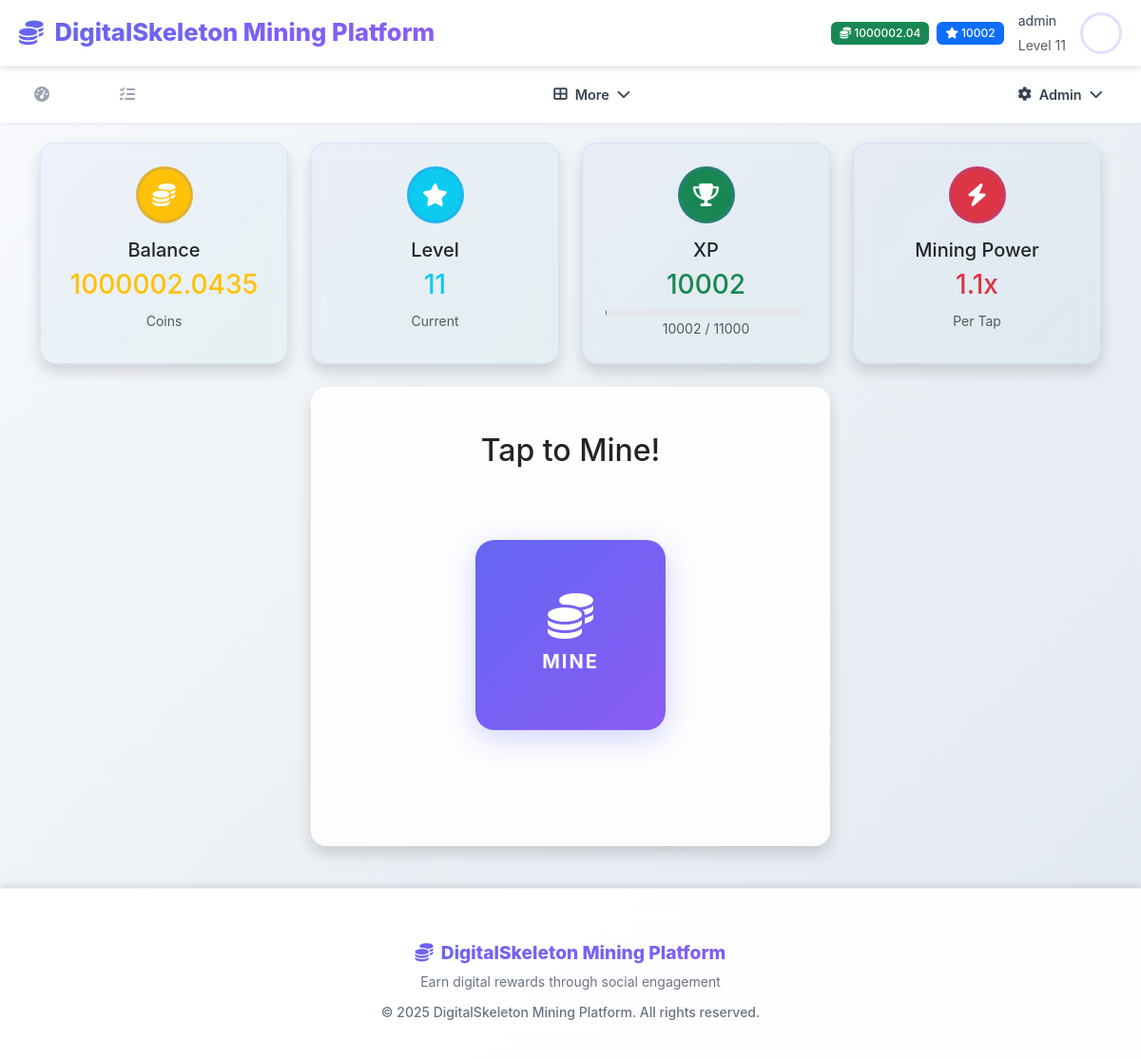
Screenshot of /mining/ (signed in) with the database file from the repository.
### models/settings.py (models this page shows, shortened)
class AppSettings(db.Model):
    id = db.Column(db.Integer, primary_key=True)
    app_name = db.Column(db.String(100), default='DigitalSkeletonCoin (DSC) Mining Platform')
    app_description = db.Column(db.Text, default='A gamified cryptocurrency mining platform')
    app_logo = db.Column(db.String(200))  # URL or path to logo
    primary_color = db.Column(db.String(7), default='#0d6efd')  # Bootstrap primary
    secondary_color = db.Column(db.String(7), default='#6c757d')  # Bootstrap secondary
    success_color = db.Column(db.String(7), default='#198754')  # Bootstrap success
    warning_color = db.Column(db.String(7), default='#ffc107')  # Bootstrap warning
    danger_color = db.Column(db.String(7), default='#dc3545')  # Bootstrap danger
    smtp_server = db.Column(db.String(100))
    smtp_port = db.Column(db.Integer, default=587)
    smtp_username = db.Column(db.String(100))
    smtp_password = db.Column(db.String(200))
    smtp_use_tls = db.Column(db.Boolean, default=True)
    smtp_from_email = db.Column(db.String(100))
    smtp_from_name = db.Column(db.String(100))
    contact_email = db.Column(db.String(100))
    support_email = db.Column(db.String(100))
    twitter_url = db.Column(db.String(200))
    telegram_url = db.Column(db.String(200))
    discord_url = db.Column(db.String(200))
    maintenance_mode = db.Column(db.Boolean, default=False)
    maintenance_message = db.Column(db.Text)
    max_upload_size = db.Column(db.Integer, default=5)  # MB
    session_timeout = db.Column(db.Integer, default=30)  # days
    updated_by = db.Column(db.Integer, db.ForeignKey('user.id'))
    updated_at = db.Column(db.DateTime, default=datetime.utcnow, onupdate=datetime.utcnow)
    @classmethod
    def get_settings(cls):
        settings = cls.query.first()
        if not settings:
            settings = cls()
            db.session.add(settings)
            db.session.commit()
        return settings

### models/user.py (models this page shows, shortened)
class User(UserMixin, db.Model):
    id = db.Column(db.Integer, primary_key=True)
    username = db.Column(db.String(64), unique=True, nullable=False)
    email = db.Column(db.String(120), unique=True, nullable=False)
    password_hash = db.Column(db.String(256))
    first_name = db.Column(db.String(64))
    last_name = db.Column(db.String(64))
    balance = db.Column(db.Float, default=0.0)
    xp = db.Column(db.Integer, default=0)
    level = db.Column(db.Integer, default=1)
    mining_power = db.Column(db.Float, default=1.0)
    is_active = db.Column(db.Boolean, default=True)
    is_admin = db.Column(db.Boolean, default=False)
    email_verified = db.Column(db.Boolean, default=True)  # Auto-verified, no verification needed
    created_at = db.Column(db.DateTime, default=datetime.utcnow)
    last_login = db.Column(db.DateTime)
    last_mining = db.Column(db.DateTime)
    daily_mission_date = db.Column(db.Date)
    daily_missions_completed = db.Column(db.Integer, default=0)
    referral_code = db.Column(db.String(16), unique=True)
    referred_by = db.Column(db.Integer, db.ForeignKey('user.id'))
    wallet_address = db.Column(db.String(200))
    wallet_type = db.Column(db.String(50))  # 'paypal', 'bank', 'crypto'
    profile_image = db.Column(db.String(255))  # path to profile image
    mining_sessions = db.relationship('MiningSession', backref='user', lazy='dynamic')
    task_completions = db.relationship('TaskCompletion', foreign_keys='TaskCompletion.user_id', backref='user', lazy='dynamic')
    task_reviews = db.relationship('TaskCompletion', foreign_keys='TaskCompletion.reviewed_by', backref='task_reviewer', lazy='dynamic')
    withdrawals = db.relationship('Withdrawal', foreign_keys='Withdrawal.user_id', backref='user', lazy='dynamic')
    withdrawal_reviews = db.relationship('Withdrawal', foreign_keys='Withdrawal.reviewed_by', backref='withdrawal_reviewer', lazy='dynamic')
    airdrop_participations = db.relationship('AirdropParticipation', backref='user', lazy='dynamic')
    def get_profile_image_url(self):
        if self.profile_image:
            if self.profile_image.startswith('default-avatar-'):
                return f"/static/images/{self.profile_image}"
            else:
                return f"/static/uploads/profiles/{self.profile_image}"
        return "/static/images/default-avatar.svg"
    @property
    def profile_image_url(self):
        return self.get_profile_image_url()
    @property
    def xp_for_next_level(self):
        return self.level * 1000
    @property
    def xp_progress(self):
        current_level_xp = (self.level - 1) * 1000
        next_level_xp = self.level * 1000
        progress_xp = self.xp - current_level_xp
        total_xp_needed = next_level_xp - current_level_xp
        return (progress_xp / total_xp_needed) * 100 if total_xp_needed > 0 else 0

### core/mining.py (the view, shortened to what this page needs)
@mining_bp.route('/')
@login_required
def mining_page():
    active_events = MiningEvent.query.filter(
        MiningEvent.is_active == True,
        MiningEvent.start_time <= datetime.utcnow(),
        MiningEvent.end_time >= datetime.utcnow()
    ).all()
    today = datetime.utcnow().date()
    daily_missions = DailyMission.query.filter_by(is_active=True).all()
    mission_progress = {}
    return render_template('mining.html',
                         events=active_events,
                         missions=daily_missions,
                         mission_progress=mission_progress)

### app.py (called while the page is built)
@login_manager.user_loader
def load_user(user_id):
    from models.user import User
    return User.query.get(int(user_id))

@app.before_request
def check_maintenance_mode():
    from flask import current_app
    from models.settings import AppSettings
    if request.endpoint and request.endpoint.startswith('static'):
        return
    if request.endpoint in ['auth.login', 'auth.logout']:
        return
    if request.endpoint and request.endpoint.startswith('admin.') and current_user.is_authenticated and current_user.is_admin:
        return
    try:
        settings = AppSettings.get_settings()
        if settings.maintenance_mode:
            if current_user.is_authenticated and current_user.is_admin:
                return
            return render_template('maintenance.html', message=settings.maintenance_message or "Platform under maintenance."), 503
    except Exception as e:
        current_app.logger.error(f"Error checking maintenance mode: {str(e)}")
        return

@app.context_processor
def inject_app_settings():
    from models.settings import AppSettings
    return dict(app_settings=AppSettings.get_settings())

### templates/mining.html (shortened to what this page needs)
{% extends "base.html" %}
{% block extra_head %}
<link rel="stylesheet" href="{{ url_for('static', filename='css/mining.css') }}">
{% endblock %}
{% block content %}
<div class="container">
    <div class="row g-4 mb-4">
        <div class="col-lg-3 col-md-6">
            <div class="card border-0 shadow card-gradient h-100">
                <div class="card-body text-center p-4">
                    <div class="bg-warning rounded-circle d-flex align-items-center justify-content-center mx-auto mb-3" style="width: 60px; height: 60px;">
                        <i class="fas fa-coins text-white" style="font-size: 1.5rem;"></i>
                    </div>
                    <h5 class="card-title">Balance</h5>
                    <h3 class="text-warning" id="user-balance">{{ "%.4f"|format(current_user.balance) }}</h3>
                    <small class="text-muted">Coins</small>
                </div>
            </div>
        </div>
        <div class="col-lg-3 col-md-6">
            <div class="card border-0 shadow card-gradient h-100">
                <div class="card-body text-center p-4">
                    <div class="bg-info rounded-circle d-flex align-items-center justify-content-center mx-auto mb-3" style="width: 60px; height: 60px;">
                        <i class="fas fa-star text-white" style="font-size: 1.5rem;"></i>
                    </div>
                    <h5 class="card-title">Level</h5>
                    <h3 class="text-info" id="user-level">{{ current_user.level }}</h3>
                    <small class="text-muted">Current</small>
                </div>
            </div>
        </div>
        <div class="col-lg-3 col-md-6">
            <div class="card border-0 shadow card-gradient h-100">
                <div class="card-body text-center p-4">
                    <div class="bg-success rounded-circle d-flex align-items-center justify-content-center mx-auto mb-3" style="width: 60px; height: 60px;">
                        <i class="fas fa-trophy text-white" style="font-size: 1.5rem;"></i>
                    </div>
                    <h5 class="card-title">XP</h5>
                    <h3 class="text-success" id="user-xp">{{ current_user.xp }}</h3>
                    <div class="progress mt-2" style="height: 8px;">
                    </div>
                    <small class="text-muted">
                        <span id="current-xp">{{ current_user.xp }}</span> /
                        <span id="next-level-xp">{{ current_user.xp_for_next_level }}</span>
                    </small>
                </div>
            </div>
        </div>
        <div class="col-lg-3 col-md-6">
            <div class="card border-0 shadow card-gradient h-100">
                <div class="card-body text-center p-4">
                    <div class="bg-danger rounded-circle d-flex align-items-center justify-content-center mx-auto mb-3" style="width: 60px; height: 60px;">
                        <i class="fas fa-bolt text-white" style="font-size: 1.5rem;"></i>
                    </div>
                    <h5 class="card-title">Mining Power</h5>
                    <h3 class="text-danger">{{ "%.1f"|format(current_user.mining_power) }}x</h3>
                    <small class="text-muted">Per Tap</small>
                </div>
            </div>
        </div>
    </div>
    <div class="row justify-content-center mb-4">
        <div class="col-lg-6 text-center">
            <div class="card border-0 shadow mining-card">
                <div class="card-body p-5">
                    <h2 class="mb-4">Tap to Mine!</h2>
                    <div class="mining-container mb-4">
                        <button id="mine-btn" class="btn-mine mining-button" onclick="startMining()">
                            <i class="fas fa-coins"></i>
                            <span class="mine-text">MINE</span>
                        </button>
                        <div id="floating-coins"></div>
                    </div>
                </div>
            </div>
        </div>
    </div>
</div>
{% endblock %}

### templates/base.html (shortened to what this page needs)
<!DOCTYPE html>
<html lang="en" data-bs-theme="light">
<head>
    <link href="https://cdn.jsdelivr.net/npm/bootstrap@5.3.0/dist/css/bootstrap.min.css" rel="stylesheet">
    <link rel="stylesheet" href="https://cdnjs.cloudflare.com/ajax/libs/font-awesome/6.4.0/css/all.min.css">
    <link rel="stylesheet" href="{{ url_for('static', filename='css/style.css') }}">
    {% block extra_head %}{% endblock %}
</head>
<body>
    <header class="app-header">
        <a href="{{ url_for('index') }}" class="brand">
            <i class="fas fa-coins"></i>
            {{ app_settings.app_name }}
        </a>
        {% if current_user.is_authenticated %}
        <div class="user-info">
            <div class="d-flex align-items-center gap-2">
                <span class="badge bg-success">
                    <i class="fas fa-coins"></i> {{ "%.2f"|format(current_user.balance) }}
                </span>
                <span class="badge bg-primary">
                    <i class="fas fa-star"></i> {{ current_user.xp }}
                </span>
            </div>
            <div class="username d-none d-md-block">
                <small>{{ current_user.username }}</small><br>
                <small class="text-muted">Level {{ current_user.level }}</small>
            </div>
            <img src="{{ current_user.profile_image_url }}"
                 alt="Profile" class="user-avatar">
        </div>
        {% endif %}
    </header>
    {% if current_user.is_authenticated %}
    <nav class="top-nav">
        <div class="nav-container">
            <div class="quick-nav">
                <a class="nav-link" href="{{ url_for('dashboard') }}">
                    <i class="fas fa-tachometer-alt"></i>
                </a>
                <a class="nav-link" href="{{ url_for('mining.mining_page') }}">
                </a>
                <a class="nav-link" href="{{ url_for('tasks.tasks_page') }}">
                    <i class="fas fa-tasks"></i>
                </a>
                <a class="nav-link" href="{{ url_for('promotions.promotions_dashboard') }}">
                </a>
            </div>
            <div class="nav-dropdown-menu">
                <button class="nav-dropdown-btn" id="main-menu-btn">
                    <i class="fas fa-th-large"></i>
                    <span>More</span>
                    <i class="fas fa-chevron-down"></i>
                </button>
            </div>
            {% if current_user.is_admin %}
            <div class="nav-dropdown-menu">
                <button class="nav-dropdown-btn" id="admin-menu-btn">
                    <i class="fas fa-cog"></i>
                    <span>Admin</span>
                    <i class="fas fa-chevron-down"></i>
                </button>
            </div>
            {% endif %}
        </div>
    </nav>
    {% endif %}
    <main class="main-content">
        <div class="container-fluid">
            {% block content %}{% endblock %}
        </div>
    </main>
    <footer class="app-footer">
        <div class="container text-center py-3">
            <h6 class="text-primary mb-2">
                <i class="fas fa-coins me-2"></i>{{ app_settings.app_name }}
            </h6>
            <p class="text-muted small mb-2">
                Earn digital rewards through social engagement
            </p>
            <small class="text-muted">
                &copy; 2025 {{ app_settings.app_name }}. All rights reserved.
            </small>
        </div>
    </footer>
</body>
</html>

### static/css/style.css (style rules this page uses)
:root { --dsc-primary: #6366f1; --dsc-secondary: #8b5cf6; --dsc-success: #10b981; --dsc-warning: #f59e0b; --dsc-info: #3b82f6; --dsc-danger: #ef4444; --dsc-light: #f8fafc; --dsc-dark: #1e293b; }
body { font-family: 'Inter', -apple-system, BlinkMacSystemFont, 'Segoe UI', Roboto, sans-serif; line-height: 1.6; color: #334155; background: linear-gradient(135deg, #f8fafc 0%, #e2e8f0 100%); }
.card { transition: transform 0.3s ease, box-shadow 0.3s ease; border: none !important; border-radius: 16px !important; background: rgba(255, 255, 255, 0.9) !important; backdrop-filter: blur(10px); box-shadow: 0 4px 6px -1px rgba(0, 0, 0, 0.1), 0 2px 4px -1px rgba(0, 0, 0, 0.06); }
.progress { height: 10px; border-radius: 50px; background-color: #e5e7eb; overflow: hidden; }
.badge { font-weight: 500; padding: 0.5em 0.75em; border-radius: 6px; }
.nav-link { font-weight: 500; transition: color 0.2s ease-in-out; }
.rounded-circle { border: 3px solid rgba(99, 102, 241, 0.2); transition: all 0.3s ease; }
[data-bs-theme="light"] { --bs-body-bg: #ffffff; --bs-body-color: #212529; }
[data-bs-theme="light"] .card { background-color: #ffffff; border-color: #dee2e6; }

### static/css/mining.css (style rules this page uses)
.mining-container { position: relative; display: flex; justify-content: center; align-items: center; min-height: 300px; overflow: hidden; }
.btn-mine { width: 200px; height: 200px; border-radius: 50%; border: none; background: linear-gradient(135deg, #ff6b6b, #feca57, #48dbfb, #ff9ff3); background-size: 400% 400%; color: white; font-size: 1.5rem; font-weight: 700; cursor: pointer; position: relative; display: flex; flex-direction: column; align-items: center; justify-content: center; transition: all 0.3s ease; box-shadow: 0 10px 30px rgba(255, 107, 107, 0.3); animation: gradientShift 3s ease infinite; }
.btn-mine .fas { font-size: 3rem; margin-bottom: 0.5rem; animation: coinRotate 2s linear infinite; }
.btn-mine .mine-text { font-size: 1.25rem; letter-spacing: 2px; }
#floating-coins { position: absolute; top: 0; left: 0; width: 100%; height: 100%; pointer-events: none; overflow: hidden; }

### rows the page displays
AppSettings: app_name "DigitalSkeleton Mining Platform"
User: balance "1000002.04", xp "10002", username "admin", level "11", profile_image_url (placeholder picture), balance "1000002.0435", xp_for_next_level "11000", mining_power "1.1"
